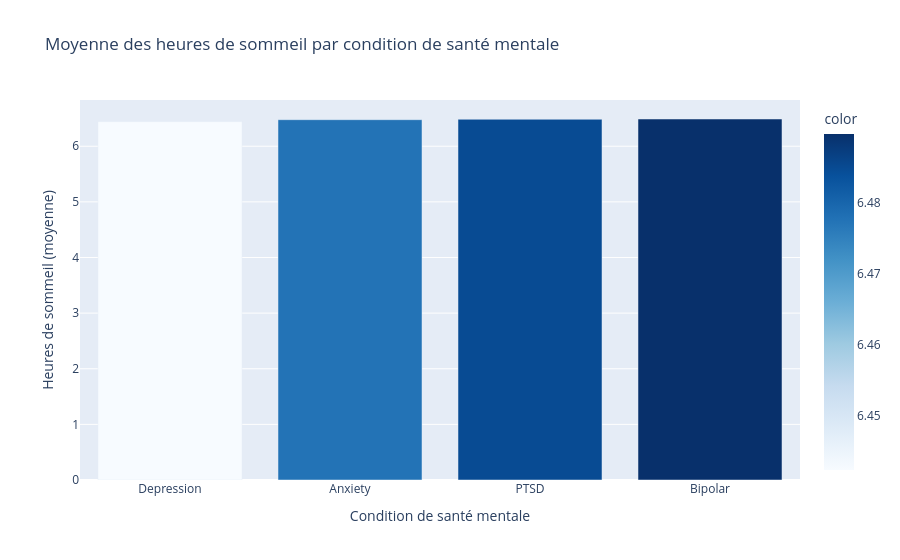

Here is the notebook cell this chart was saved with:
### Code cell
# Moyenne des heures de sommeil par condition mentale
sleep_by_condition = df.groupby("Mental Health Condition")["Sleep Hours"].mean().sort_values()

fig = px.bar(
    x=sleep_by_condition.index,
    y=sleep_by_condition.values,
    labels={"x": "Condition de santé mentale", "y": "Heures de sommeil (moyenne)"},
    title="Moyenne des heures de sommeil par condition de santé mentale",
    color=sleep_by_condition.values,
    color_continuous_scale="Blues"
)
fig.update_layout(showlegend=False)
fig.show()

### Figure 1 — Plotly figure (JSON) as saved in the notebook; plotly's stock layout.template omitted (floating-point values rounded to 4 significant figures)
{"data": [{"hovertemplate": "Condition de santé mentale=%{x}<br>Heures de sommeil (moyenne)=%{y}<br>color=%{marker.color}<extra></extra>", "legendgroup": "", "marker": {"color": [6.442, 6.478, 6.485, 6.49], "coloraxis": "coloraxis", "pattern": {"shape": ""}}, "name": "", "orientation": "v", "showlegend": false, "textposition": "auto", "type": "bar", "x": ["Depression", "Anxiety", "PTSD", "Bipolar"], "xaxis": "x", "y": [6.442, 6.478, 6.485, 6.49], "yaxis": "y"}], "layout": {"barmode": "relative", "coloraxis": {"colorbar": {"title": {"text": "color"}}, "colorscale": [[0, "rgb(247,251,255)"], [0.125, "rgb(222,235,247)"], [0.25, "rgb(198,219,239)"], [0.375, "rgb(158,202,225)"], [0.5, "rgb(107,174,214)"], [0.625, "rgb(66,146,198)"], [0.75, "rgb(33,113,181)"], [0.875, "rgb(8,81,156)"], [1, "rgb(8,48,107)"]]}, "legend": {"tracegroupgap": 0}, "showlegend": false, "title": {"text": "Moyenne des heures de sommeil par condition de santé mentale"}, "xaxis": {"anchor": "y", "domain": [0, 1], "title": {"text": "Condition de santé mentale"}}, "yaxis": {"anchor": "x", "domain": [0, 1], "title": {"text": "Heures de sommeil (moyenne)"}}}}
